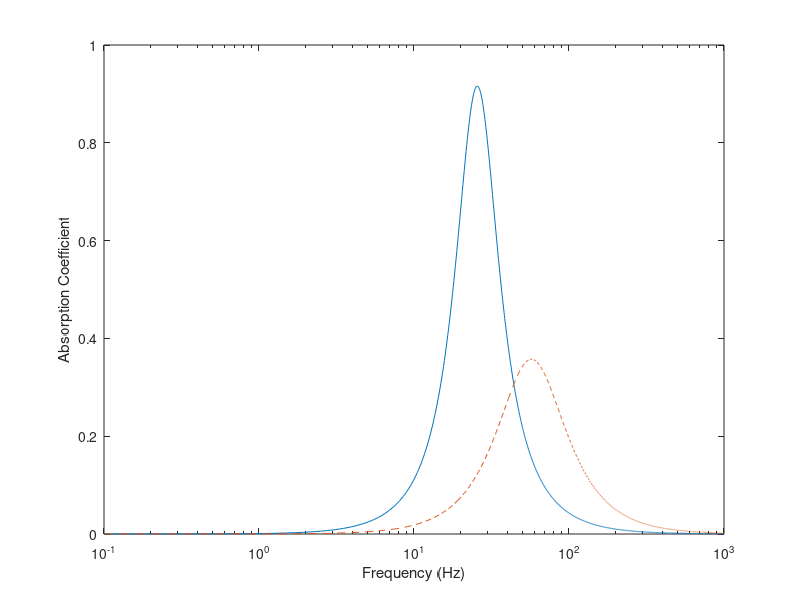

MATLAB code for this plot: (Note: this script raises an error after producing the figure.)
%%% CLOSED BOX LOUD SPEAKER 
%%% FREQUENCY REPRESENTATION APPROACH



close all; 
clear all; 
clc;

%% PARAMETERS

Zc = 346.13*1.1839;

%%% Speaker (Visaton AL-170)
Sd = 133E-4;    % Effective piston area [m^2]
Mms  = 13E-3;      % Moving mass [kg]
Rms = 0.6;       % Mechanical resitance [N.s/m]
Cms = 594.85E-6; % Mechanical complicance due to surround suspension and spider [m/N]
Cab = 10;       % Compliance of enclosure due to back pressure [N/m^4]
Cmc = (1/Cms + Sd^2/Cab)^-1;

f0 = 1/(2*pi*sqrt((Mms*Cms*Cab)/(Sd^2*Cms+Cab))) % Natural resonnance frequency of the speaker Hz

P0 = 101325; %atmospheric pressure [Pa]

Bl = 6.9;        % Force factor [N/A]
Le = 0.9E-3;    % Voice coil inductance [H]
Re = 5.6;       % DC coil resistance [Ohm]


% TARGET IMPEDENCE WEIGHTS
muR = 5; 
muM = 5; 
muC = 1; 

%%% TRANSFER FUNCTION COEFFICIENTS
%num:
a2 = Sd*(muM - 1)*Mms;
a1 = Sd*(muR - 1)*Rms;
a0 = Sd*(muC - 1)/Cmc ;

%den:
b2 = Bl*muM*Mms;
b1 = Bl*muR*Rms;
b0 = Bl*muC/Cmc;

%% SIMULATION

t_f = 1; %simulation time in seconds
f_i = 0.1; % Freq sweep limit
f_f = 1000; % Freq sweep limit
Dt = 0.2E-3; %Sample freq
t = 0:Dt:t_f; % time vector
f = (f_i+(f_f-f_i).*t./t_f); %Freq vector
omega = 2*pi*f;

%%% TRANSFER FUNCTION
TF = (Sd*(i*omega*(muM-1)*Mms + (muR-1)*Rms + (muC-1)./(i*omega*Cms)))./(Bl*(i*omega*(muM)*Mms + (muR)*Rms + (muC)./(i*omega*Cms))); %Transfer function: I(s) = TF(s)Pf(s)

%%% IMPEDANCES: Basic and controlled
Zas = (Mms*i*omega + Rms + 1./(Cmc*i*omega))./Sd; %Specific acoustic impedance for open circuit
Zs = Zas./(1-Bl*TF/Sd);% Effective Specific acoustic impedance of the electoacoustic absorber where the current driving the voice coil is controlled by the front pressure through the transfer function

%%% ABSORPTION
alpha_as = 1 - abs((Zas-Zc)./(Zas+Zc)).^2; %as: basic configuration: when the closed box LS is in open circuit and is not coupled to any additional resonator
alpha_s = 1 - abs((Zs-Zc)./(Zs+Zc)).^2;
 
%%%Q FACTOR ??? makes sense?
fres_as =  f(alpha_as == max(alpha_as)); % Resonant freq is defined at max absorption. ATTENTION! This differs slightly from the analitically derived res freq f0!
Deltaf_as = fwhm(f,alpha_as); % is NaN is freq start is 0
Q_as = fres_as./Deltaf_as;

fres_s =  f(alpha_s == max(alpha_s));
Deltaf_s = fwhm(f,alpha_s); % is NaN is freq start is 0
Q_s = fres_s./Deltaf_s;

%% FIGURES

figure(1)
semilogx(f,alpha_s,f,alpha_as,'--')
xlabel('Frequency (Hz)')
ylabel('Absorption Coefficient')
title("\mu_R = " + muR + ",   " + "\mu_M = " + muM + ",   " + "\mu_C = " + muC)
%hold off
legend(" P_f ctrl: Q = " + round(Q_s,2), " Basic: Q = " + round(Q_as,2))




figure(2)
semilogx(f,Zs,f,Zas,'--')
xlabel('Frequency (Hz)')
ylabel('Absorption Coefficient')
title("\mu_R = " + muR + ",   " + "\mu_M = " + muM + ",   " + "\mu_C = " + muC)
%hold off
legend(" Z_s", " Z_as")
